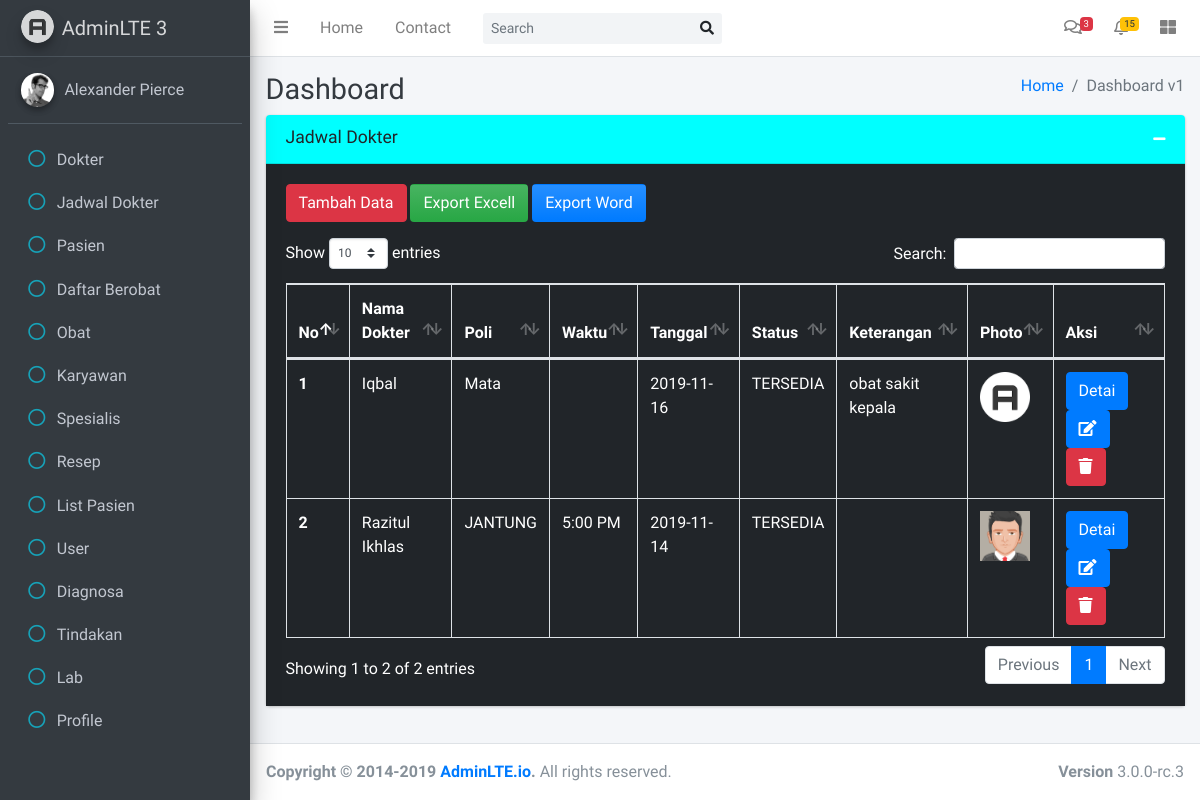
Page /index.php/jadwal on the committed database.
### tables this page shows
CREATE TABLE `tbl_dokter` (
  `kd_dokter` bigint(11) NOT NULL,
  `nama` varchar(30) NOT NULL,
  `jenis_kelamin` varchar(15) NOT NULL,
  `nohp` varchar(15) NOT NULL,
  `noizin` varchar(15) NOT NULL,
  `alamat` text NOT NULL,
  `provinsi` varchar(30) NOT NULL,
  `kota` varchar(30) NOT NULL,
  `kecamatan` varchar(50) NOT NULL,
  `kelurahan` varchar(50) NOT NULL,
  `tampat_lahir` varchar(50) NOT NULL,
  `tanggal_lahir` varchar(30) NOT NULL,
  `spesialis` varchar(12) NOT NULL,
  `email` varchar(40) NOT NULL,
  `password` text NOT NULL,
  `photo` varchar(40) NOT NULL
);

CREATE TABLE `tbl_spesialis` (
  `kd_spesialis` varchar(12) NOT NULL,
  `nama` varchar(30) NOT NULL,
  `tarif` double NOT NULL,
  `keterangan` text NOT NULL
);

CREATE TABLE `tbl_jadwal` (
  `kd_jadwal` bigint(20) NOT NULL,
  `kd_poli` varchar(12) NOT NULL,
  `kd_dokter` bigint(20) NOT NULL,
  `waktu` varchar(30) NOT NULL,
  `tanggal` date NOT NULL,
  `status` varchar(20) NOT NULL,
  `Keterangan` varchar(200) NOT NULL,
  `created_at` timestamp NOT NULL DEFAULT current_timestamp() ON UPDATE current_timestamp()
);

### application/controllers/Jadwal.php (called while the page is built, shortened)
 <?php
class Jadwal extends CI_Controller {
	public function index()
	{
		$data = [
			'jadwal'  	=> $this->jadwal_model->getDetail(),
			'dokter'  	=> $this->dokter_model->getAll()
		];
		$this->load->model('jadwal_model');
		$this->load->view('templates/header');
		$this->load->view('templates/sidebar');
		$this->load->view('jadwal/v_view',$data);
		$this->load->view('templates/footer');
	}
}

### index.php (called while the page is built, shortened)
<?php
require_once BASEPATH.'core/CodeIgniter.php';

### application/models/Jadwal_model.php (called while the page is built, shortened)
<?php
class Jadwal_model extends MY_Model {
    public function getDetail(){
        $this->db->select("tbl_dokter.nama AS 'namadokter',tbl_spesialis.nama AS 'namapoli',tbl_jadwal.*,tbl_dokter.photo,tbl_jadwal.keterangan");
        $this->db->from('tbl_dokter');
        $this->db->join('tbl_jadwal','tbl_jadwal.kd_dokter=tbl_dokter.kd_dokter');
        $this->db->join('tbl_spesialis','tbl_spesialis.kd_spesialis=tbl_jadwal.kd_poli');
        return $this->db->get()->result_array();
    }
}

### application/views/jadwal/v_view.php (the view, shortened to what this page needs)
<div class="content-wrapper">
  <div class="content-header">
    <div class="container-fluid">
      <div class="row mb-2">
        <div class="col-sm-6">
          <h1 class="m-0 text-dark">Dashboard</h1>
        </div>
        <div class="col-sm-6">
          <ol class="breadcrumb float-sm-right">
            <li class="breadcrumb-item"><a href="#">Home</a></li>
            <li class="breadcrumb-item active">Dashboard v1</li>
          </ol>
        </div>
      </div>
       <div class="card">
            <div class="card-header" style="background-color: aqua">
              <h3 class="card-title">Jadwal Dokter</h3>
              <div class="card-tools">
                <button type="button" class="btn btn-tool" data-card-widget="collapse" data-toggle="tooltip" title="Collapse" style="color: white">
                  <i class="fas fa-minus"></i></button>
              </div>
            </div>
            <div class="card-body" style="background-color: #212529; color: white;">
            <div class="flash-data" data-flashdata="<?= $this->session->flashdata('flash');?>"></div>
              <a href="<?= base_url()?>jadwal/tambah" class="btn btn-danger mb-3">Tambah Data</a>
              <button type="button" id="btncel" class="btn bg-gradient-success mb-3" >Export Excell</button>
              <button type="button" class="btn bg-gradient-primary mb-3">Export Word</button>
              <table id="tabel_id" class="table table-bordered mt-3 mb-3" >
                <thead>
                  <tr>
                    <th scope="col">No</th>
                    <th scope="col">Nama Dokter</th>
                    <th scope="col">Poli</th>
                    <th scope="col">Waktu</th>
                    <th scope="col">Tanggal</th>
                    <th scope="col">Status</th>
                    <th scope="col">Keterangan</th>
                    <th scope="col">Photo</th>
                    <th scope="col">Aksi</th>
                  </tr>
                </thead>
                <tbody>
                 <?php $i = 1; ?>
                    <?php foreach($jadwal as $row) : ?>
                      <tr>
                        <th scope="row"><?= $i; ?></th>
                        <td><?= $row["namadokter"] ?></td>
                        <td><?= $row["namapoli"] ?></td>
                        <td><?= $row["waktu"] ?></td>
                        <td><?= $row["tanggal"] ?></td>
                        <td><?= $row["status"] ?></td>
                        <td><?= $row["keterangan"] ?></td>
                        <td><img src="<?= base_url()?>assets/foto/<?= $row['photo']?>" height="50px"></td>
                        <td>
                         <a href="" class="btn btn-primary">Detai</a>
                         <button type="button" onclick="submit(<?= $row['kd_jadwal']?>)" class="btn btn-primary" data-toggle="modal" data-target=".bd-example-modal-xl"><i class="fa fa-edit"></i></button>
                         <a href="<?= base_url()?>jadwal/hapus/<?= $row['kd_jadwal']?> " class="btn btn-danger tombol-hapus"><i class="fa fa-trash"></i></a>
                        </td>
                      </tr>
                    <?php $i++; ?>
            <?php endforeach; ?>
            </tbody>
            </table>
          </div>
     </div>
    </div>
  </div>
</div>

### rows in the picture
tbl_dokter: nama "Iqbal", tbl_spesialis.nama "Mata", tbl_jadwal.tanggal "2019-11-16", tbl_jadwal.status "TERSEDIA", tbl_jadwal.Keterangan "obat sakit kepala", photo (picture)
tbl_dokter: nama "Razitul Ikhlas", tbl_spesialis.nama "JANTUNG", tbl_jadwal.waktu "5:00 PM", tbl_jadwal.tanggal "2019-11-14", tbl_jadwal.status "TERSEDIA", photo (picture)
